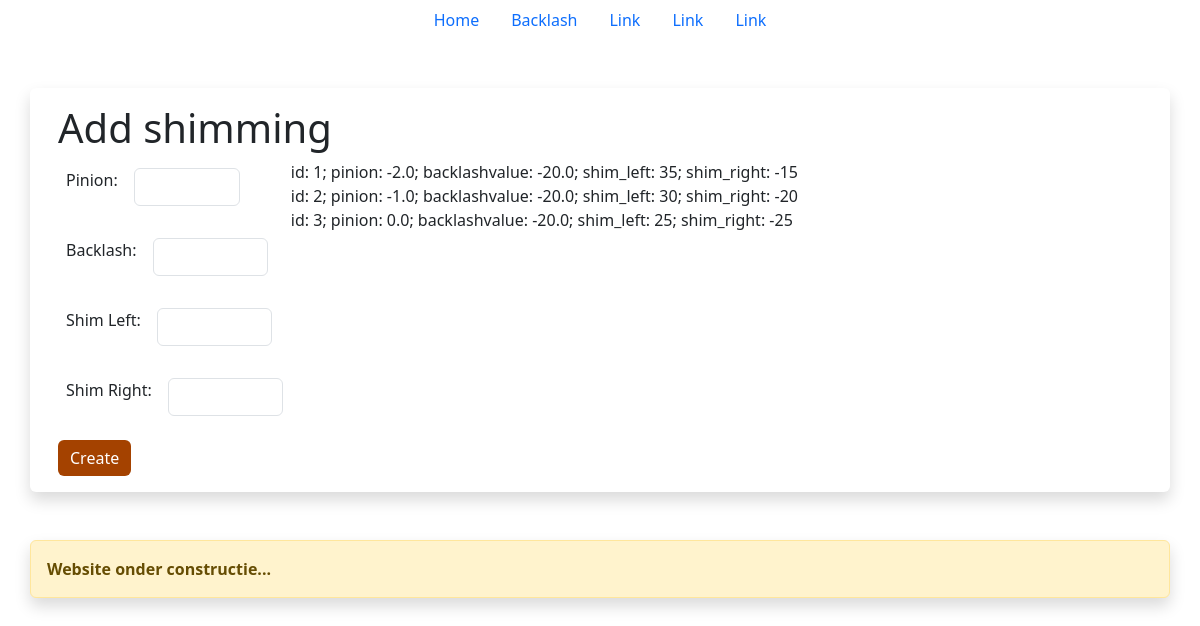
The page /add_shimming on the database its author committed.
### app/bp_backlash/model_backlash.py (models this page shows)
class Shimming(db.Model):
    id = db.Column(db.Integer, primary_key=True)
    pinion_value = db.Column(db.Float(50), nullable=False, default=0)
    backlash_value = db.Column(db.Float(255), nullable=False, default=0)
    shim_left = db.Column(db.Integer, nullable=False, default=0)
    shim_right = db.Column(db.Integer, nullable=False, default=0)

### app/bp_backlash/views_backlash.py (the view, shortened to what this page needs)
@bp_backlash.route('/add_shimming', methods=['GET', 'POST'])
def do_add_shimmingh():
    shims = Shimming.query.all()
    return render_template('backlash/add_shimming.html', title='add shimming', shims=shims)

### app/templates/backlash/add_shimming.html
{% extends 'index.html' %}
{% block main_content %}
<div class="container">
    <h1>Add shimming</h1>
    <form action="" method="post" name="add_shimming">
        <div class="d-flex">
            <div>
                <div class="d-flex flex-row bd-highlight mb-3">
                    <div class="p-2 bd-highlight">
                        <label for="pinion" class="form-label">Pinion: </label>
                    </div>
                    <div class="p-2 bd-highlight">
                        <input type="number" class="form-control" name="pinion_value" id="pinion_value" min="-2" max="2"
                            step="1">
                    </div>
                </div>
                <div class="d-flex flex-row bd-highlight mb-3">
                    <div class="p-2 bd-highlight">
                        <label for="backlash" class="form-label">Backlash: </label>
                    </div>
                    <div class="p-2 bd-highlight">
                        <input type="number" class="form-control" name="backlash_value" id="backlash_value" min="-20"
                            max="20" step="4">
                    </div>
                </div>
                <div class="d-flex flex-row bd-highlight mb-3">
                    <div class="p-2 bd-highlight">
                        <label for="shim_left" class="form-label">Shim Left: </label>
                    </div>
                    <div class="p-2 bd-highlight">
                        <input type="number" class="form-control" name="shim_left" id="shim_left" min="-35" max="35"
                            step="5">
                    </div>
                </div>
                <div class="d-flex flex-row bd-highlight mb-3">
                    <div class="p-2 bd-highlight">
                        <label for="shim_right" class="form-label">Shim Right: </label>
                    </div>
                    <div class="p-2 bd-highlight">
                        <input type="number" class="form-control" name="shim_right" id="shim_right" min="-35" max="35"
                            step="5">
                    </div>
                </div>
            </div>
                <div class="d-flex">
                    <div>
                        {% for shim in shims %}
                            id: {{shim.id}}; pinion: {{shim.pinion_value}}; backlashvalue: {{shim.backlash_value}}; shim_left:
                            {{shim.shim_left}}; shim_right: {{shim.shim_right}}<br>
                        {% endfor %}
                    </div>
                </div>
        </div>
        <button type="submit" class="btn btn-primary" style="background-color: #A44200; border: 0; ">Create</button>
    </form>
</div>
{% endblock %}

### app/templates/index.html (shortened to what this page needs)
<!DOCTYPE html>
<html lang="en">
<head>
    <link href="https://cdn.jsdelivr.net/npm/bootstrap@5.3.2/dist/css/bootstrap.min.css" rel="stylesheet">
</head>
<body>
<ul class="nav justify-content-center">
    <li class="nav-item">
        <a class="nav-link active" aria-current="page" href="{{url_for('bp_general.do_home')}}">Home</a>
    </li>
    <li class="nav-item">
        <a class="nav-link" href="{{url_for('bp_backlash.do_backlash')}}">Backlash</a>
    </li>
    <li class="nav-item">
        <a class="nav-link" href="#">Link</a>
    </li>
    <li class="nav-item">
        <a class="nav-link" href="#">Link</a>
    </li>
    <li class="nav-item">
        <a class="nav-link" href="#">Link</a>
    </li>
</ul>
<div class="shadow p-3 my-5 bg-body rounded container position-relative">
    {% block main_content %}
    {% endblock %}
</div>
<div class="shadow p-3 my-5 container position-relative alert alert-warning" role="alert">
    <b>Website onder constructie...</b>
</div>
</body>
</html>

### rows shown on the page
Shimming: id "1", pinion_value "-2.0", backlash_value "-20.0", shim_left "35", shim_right "-15"
Shimming: id "2", pinion_value "-1.0", backlash_value "-20.0", shim_left "30", shim_right "-20"
Shimming: id "3", pinion_value "0.0", backlash_value "-20.0", shim_left "25", shim_right "-25"
